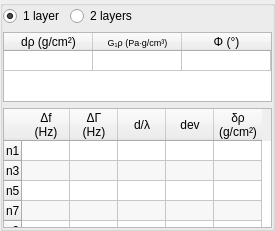
                 <widget class="QGroupBox" name="groupBox_settings_mechanics_simulator">
                  <property name="enabled">
                   <bool>true</bool>
                  </property>
                  <property name="title">
                   <string/>
                  </property>
                  <property name="flat">
                   <bool>true</bool>
                  </property>
                  <layout class="QVBoxLayout" name="verticalLayout_23">
                   <property name="leftMargin">
                    <number>0</number>
                   </property>
                   <property name="topMargin">
                    <number>0</number>
                   </property>
                   <property name="rightMargin">
                    <number>0</number>
                   </property>
                   <property name="bottomMargin">
                    <number>0</number>
                   </property>
                   <item>
                    <layout class="QHBoxLayout" name="horizontalLayout">
                     <item>
                      <widget class="QRadioButton" name="radioButton_settings_mechanics_simulator1l">
                       <property name="sizePolicy">
                        <sizepolicy hsizetype="Preferred" vsizetype="Fixed">
                         <horstretch>0</horstretch>
                         <verstretch>0</verstretch>
                        </sizepolicy>
                       </property>
                       <property name="text">
                        <string>1 layer</string>
                       </property>
                       <property name="checked">
                        <bool>true</bool>
                       </property>
                      </widget>
                     </item>
                     <item>
                      <widget class="QRadioButton" name="radioButton_settings_mechanics_simulatro2l">
                       <property name="sizePolicy">
                        <sizepolicy hsizetype="Preferred" vsizetype="Fixed">
                         <horstretch>0</horstretch>
                         <verstretch>0</verstretch>
                        </sizepolicy>
                       </property>
                       <property name="text">
                        <string>2 layers</string>
                       </property>
                      </widget>
                     </item>
                     <item>
                      <spacer name="horizontalSpacer_12">
                       <property name="orientation">
                        <enum>Qt::Horizontal</enum>
                       </property>
                       <property name="sizeHint" stdset="0">
                        <size>
                         <width>40</width>
                         <height>0</height>
                        </size>
                       </property>
                      </spacer>
                     </item>
                    </layout>
                   </item>
                   <item>
                    <widget class="QTableWidget" name="tableWidgetsettings_mechanics_simulatorin">
                     <property name="sizePolicy">
                      <sizepolicy hsizetype="Expanding" vsizetype="Fixed">
                       <horstretch>0</horstretch>
                       <verstretch>0</verstretch>
                      </sizepolicy>
                     </property>
                     <property name="verticalScrollBarPolicy">
                      <enum>Qt::ScrollBarAlwaysOff</enum>
                     </property>
                     <property name="horizontalScrollBarPolicy">
                      <enum>Qt::ScrollBarAlwaysOff</enum>
                     </property>
                     <property name="sizeAdjustPolicy">
                      <enum>QAbstractScrollArea::AdjustToContents</enum>
                     </property>
                     <attribute name="horizontalHeaderDefaultSectionSize">
                      <number>89</number>
                     </attribute>
                     <attribute name="verticalHeaderVisible">
                      <bool>false</bool>
                     </attribute>
                     <attribute name="verticalHeaderDefaultSectionSize">
                      <number>20</number>
                     </attribute>
                     <row>
                      <property name="text">
                       <string>Value</string>
                      </property>
                     </row>
                     <column>
                      <property name="text">
                       <string>dρ (g/cm²)</string>
                      </property>
                     </column>
                     <column>
                      <property name="text">
                       <string>G₁ρ (Pa∙g/cm³)</string>
                      </property>
                      <property name="font">
                       <font>
                        <pointsize>7</pointsize>
                       </font>
                      </property>
                     </column>
                     <column>
                      <property name="text">
                       <string>Φ (°)</string>
                      </property>
                     </column>
                    </widget>
                   </item>
                   <item>
                    <widget class="QTableWidget" name="tableWidgetsettings_mechanics_simulatorout">
                     <property name="sizePolicy">
                      <sizepolicy hsizetype="Expanding" vsizetype="Preferred">
                       <horstretch>0</horstretch>
                       <verstretch>0</verstretch>
                      </sizepolicy>
                     </property>
                     <property name="verticalScrollBarPolicy">
                      <enum>Qt::ScrollBarAlwaysOff</enum>
                     </property>
                     <property name="horizontalScrollBarPolicy">
                      <enum>Qt::ScrollBarAlwaysOff</enum>
                     </property>
                     <property name="sizeAdjustPolicy">
                      <enum>QAbstractScrollArea::AdjustToContents</enum>
                     </property>
                     <property name="alternatingRowColors">
                      <bool>true</bool>
                     </property>
                     <attribute name="horizontalHeaderDefaultSectionSize">
                      <number>48</number>
                     </attribute>
                     <attribute name="verticalHeaderDefaultSectionSize">
                      <number>20</number>
                     </attribute>
                     <row>
                      <property name="text">
                       <string>n1</string>
                      </property>
                     </row>
                     <row>
                      <property name="text">
                       <string>n3</string>
                      </property>
                     </row>
                     <row>
                      <property name="text">
                       <string>n5</string>
                      </property>
                     </row>
                     <row>
                      <property name="text">
                       <string>n7</string>
                      </property>
                     </row>
                     <row>
                      <property name="text">
                       <string>n9</string>
                      </property>
                     </row>
                     <column>
                      <property name="text">
                       <string>Δf
(Hz)</string>
                      </property>
                     </column>
                     <column>
                      <property name="text">
                       <string>ΔΓ
(Hz)</string>
                      </property>
                     </column>
                     <column>
                      <property name="text">
                       <string>d/λ</string>
                      </property>
                     </column>
                     <column>
                      <property name="text">
                       <string>dev</string>
                      </property>
                     </column>
                     <column>
                      <property name="text">
                       <string>δρ
(g/cm²)</string>
                      </property>
                     </column>
                     <item row="0" column="0">
                      <property name="text">
                       <string/>
                      </property>
                     </item>
                    </widget>
                   </item>
                  </layout>
                 </widget>
